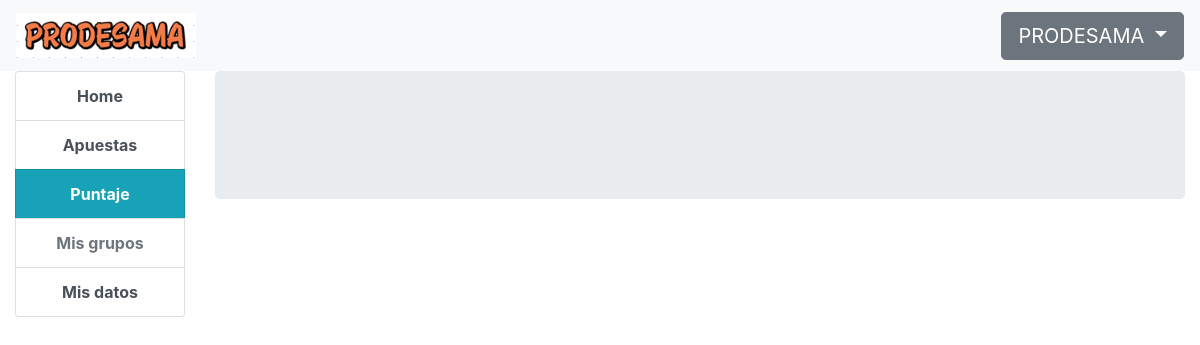
Before: /home/puntaje (signed in) with the older database file.
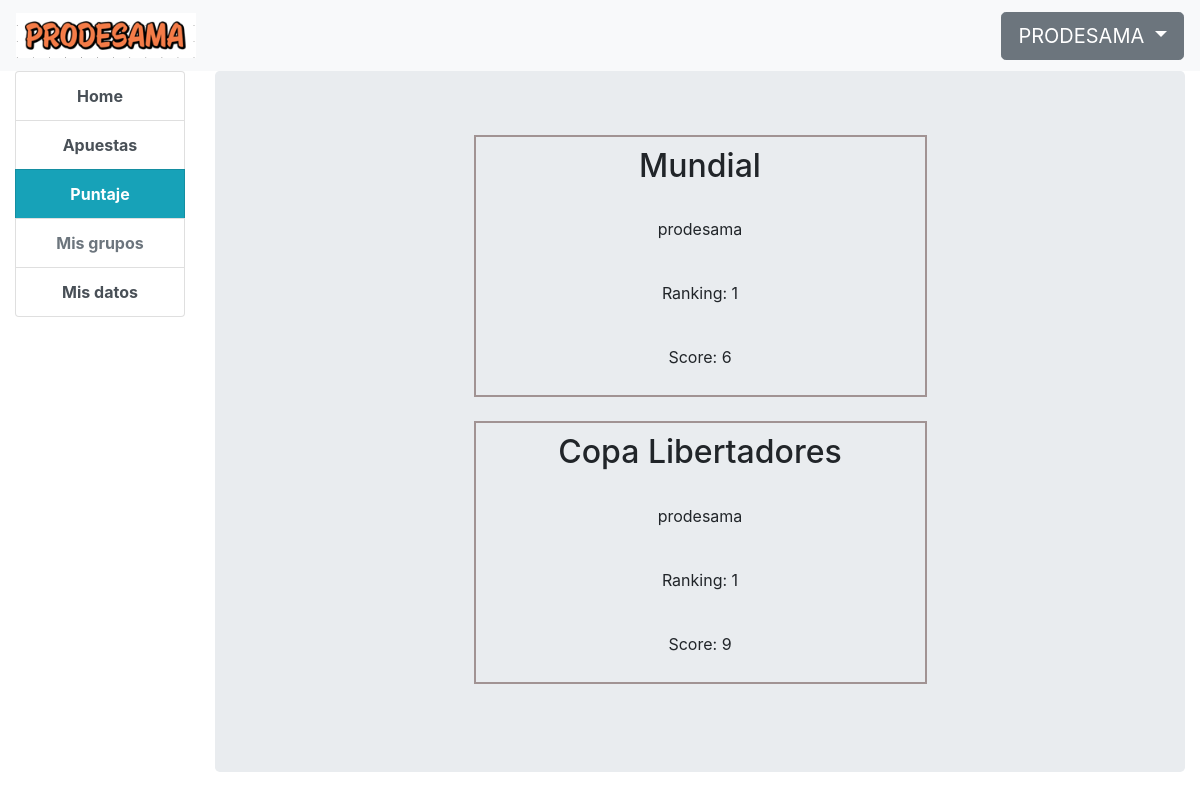
After: the same page with the newer database file.
### prode/models.py (models this page shows, shortened)
class CompetitionStat(models.Model):
    user = models.ForeignKey(User, on_delete=models.CASCADE, related_name='comps')
    score = models.PositiveIntegerField(default=0)
    ranking = models.PositiveIntegerField(null=True)
    comp = models.ForeignKey(Competition, on_delete=models.CASCADE, null=True, related_name='comps')
    class Meta:
        unique_together = ('user', 'comp')

class Competition(models.Model):
    name = models.CharField(max_length=100)
    available = models.BooleanField(default=False)
    def __str__(self):
        return (str(self.name))

### prode/views.py (the view)
# urls.py: path('home/puntaje', login_required(views.ScoreView.as_view()), name='puntaje'),
class ScoreView(generic.DetailView):
    template_name = 'prode/puntaje.html'
    def get(self, request):
        comp_stats = CompetitionStat.objects.all()
        return render(request, self.template_name, {'comp_stats':comp_stats})

### prode/templates/prode/puntaje.html (shortened to what this page needs)
{% extends "prode/navigation.html" %}
{% block content %}
    {% for cs in comp_stats %}
        {% if user == cs.user %}
            <div class="box text-center">
                <h2>{{ cs.comp }}</h2>
                <br>
                <p>{{ cs.user }}</p>
                <br>
                <p>Ranking: {{ cs.ranking }}</p>
                <br>
                <p>Score: {{ cs.score }}</p>
            </div>
            <br>
        {% endif %}
   {% endfor %}
{% endblock %}

Changed rows visible on the page:
added CompetitionStat: comp "Mundial", user "prodesama", ranking "1", score "6"
added CompetitionStat: comp "Copa Libertadores", user "prodesama", ranking "1", score "9"
